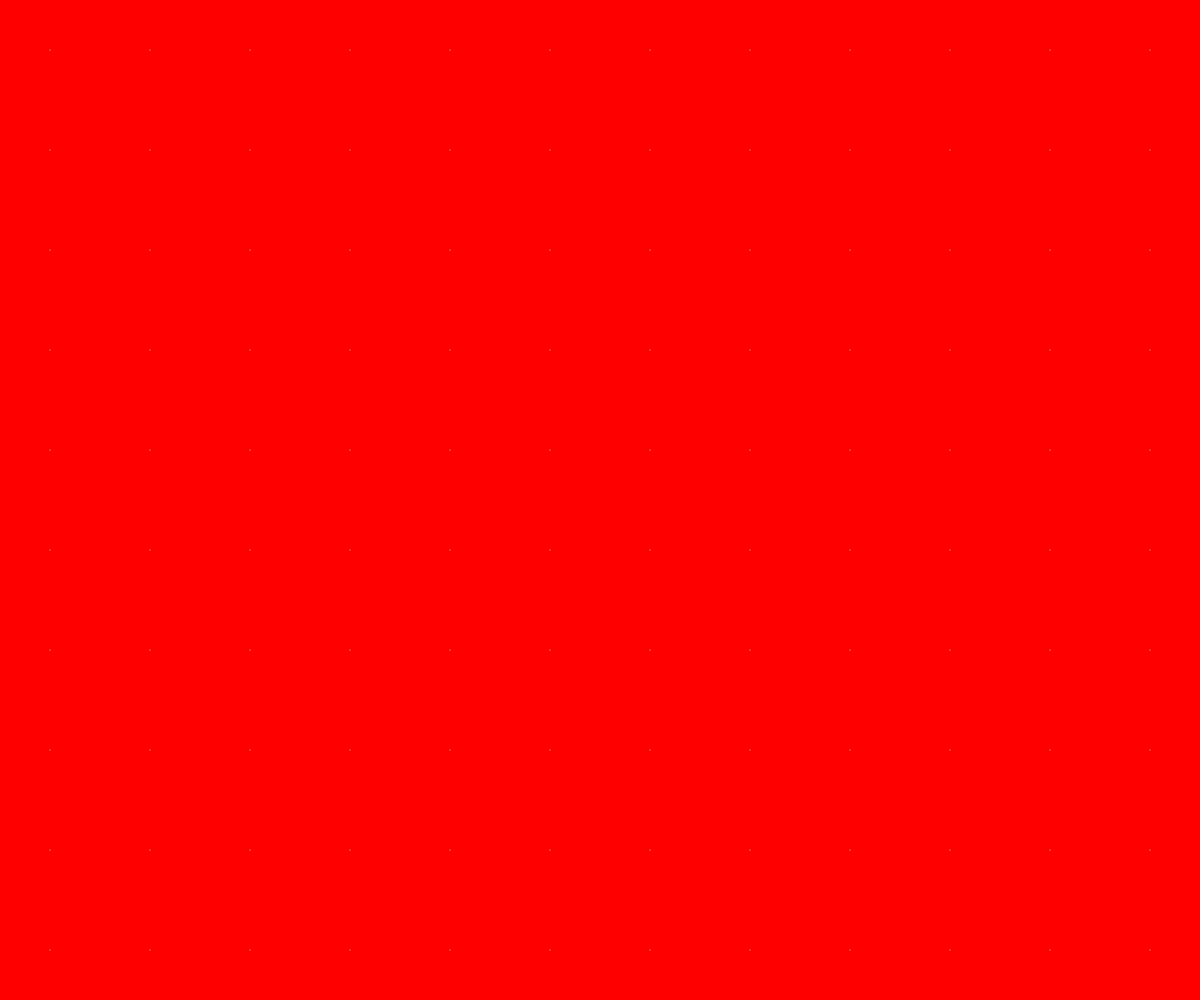
Frame 1 (no input)
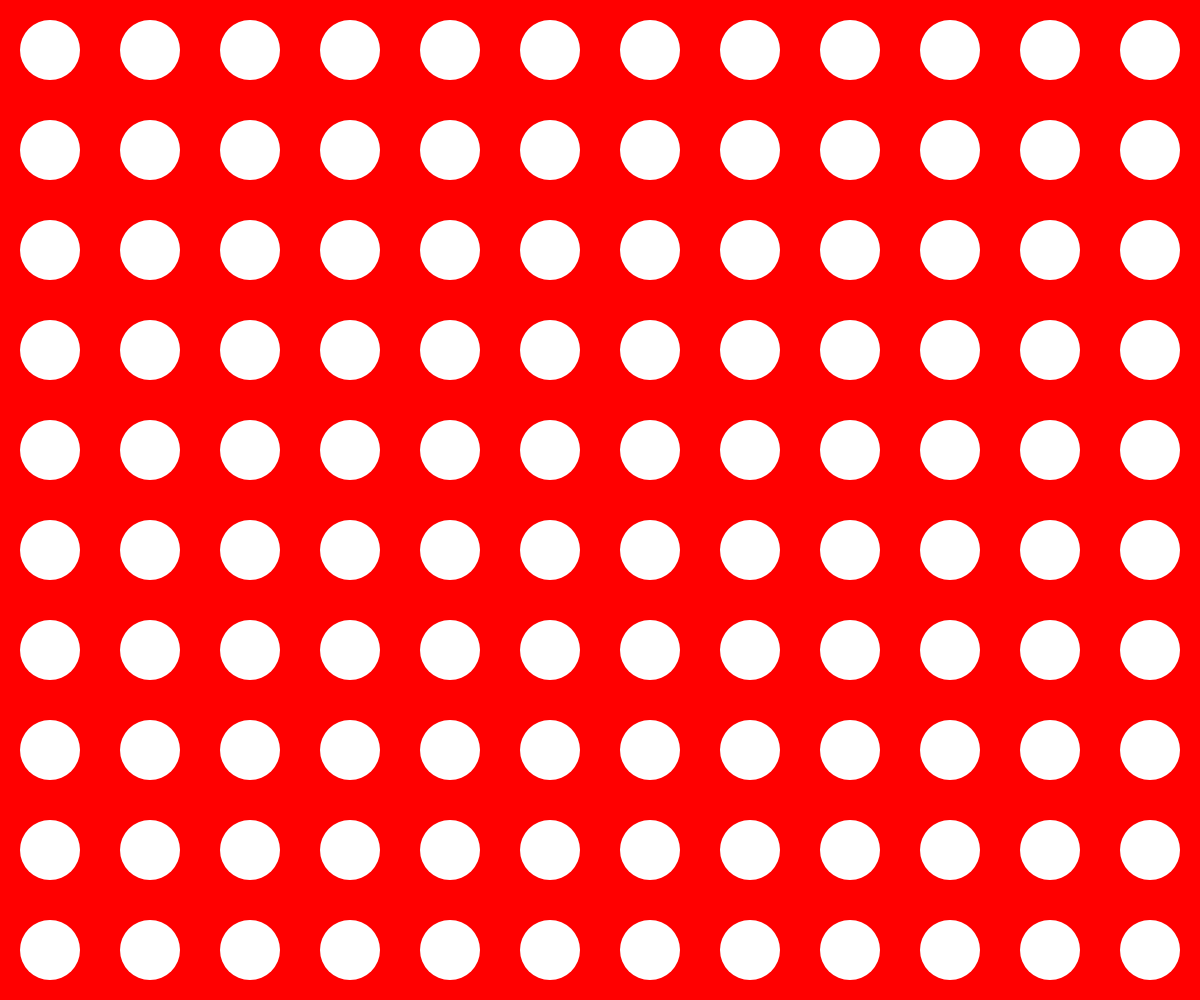
Frame 60 (no input)
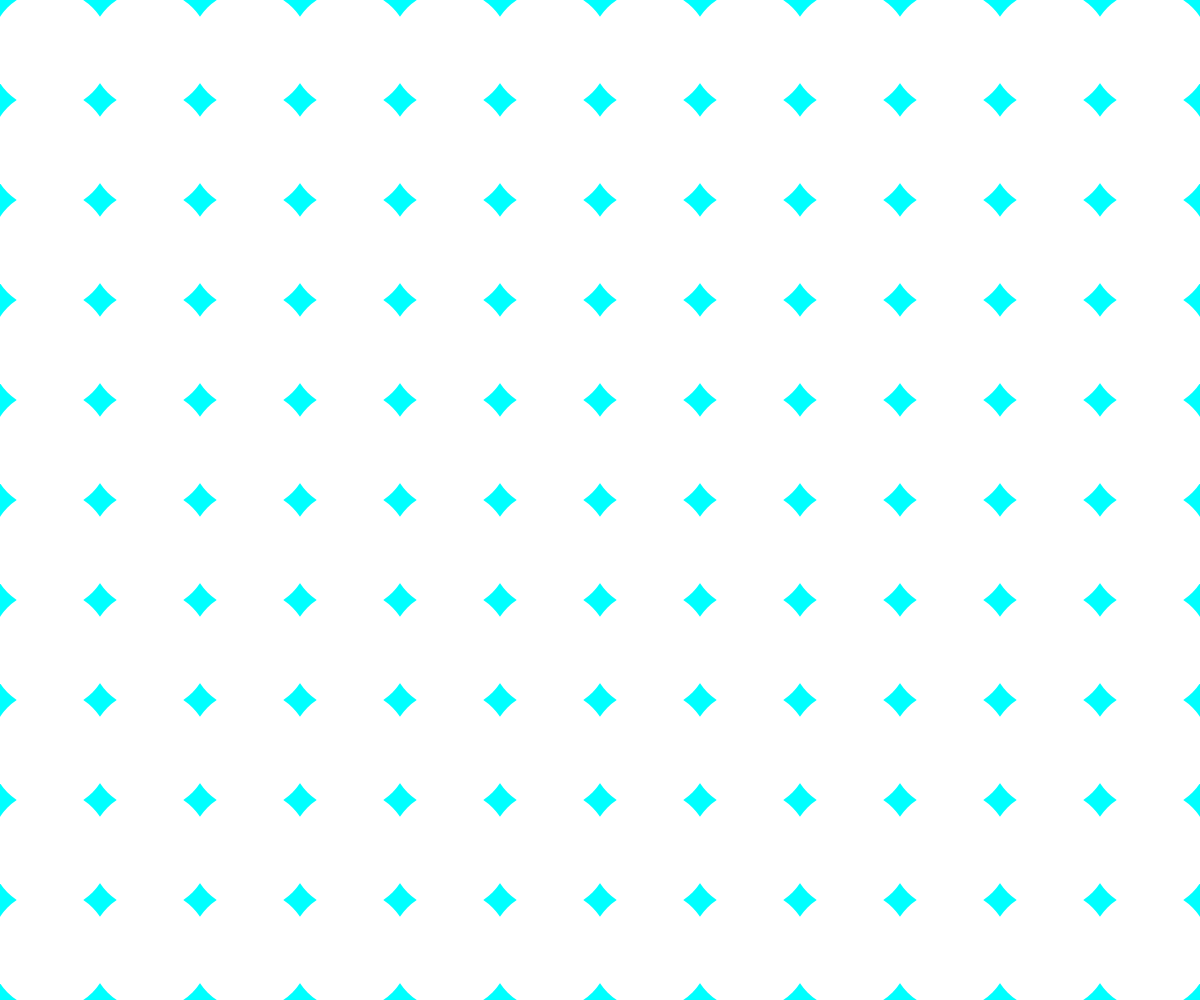
Frame 120 (the mouse pressed at the canvas centre since frame 60)

The p5.js sketch that drew these frames (run headless with seeded random() and noise() and a simulated clock; from frame 60 on, the mouse is pressed at the canvas centre):

// p5.js sketch
// ── sketch.js
var circles = []; //array to hold all circles
var col; //for background color

function setup() {
	createCanvas(windowWidth, windowHeight);

	colorMode(HSB);
	noStroke();

	//get an x and y value for each circle that we want to draw on the screen
	for(var x=0; x<width; x+=100){
		for(var y=0; y<height; y+=100){
			console.log(x + ", " + y);
			circles.push(new Circle(x+50, y+50));
		}
	}

	// console.log(circles);
}

function draw() {
	col = map(mouseX, 0, width, 0, 360);
	background(col, 100, 100);

	//draw and update all circles
	for(var i=0; i<circles.length; i++){	
		circles[i].update();
		circles[i].ellipse();
	}
}

function Circle(x, y){
	this.x = x;
	this.y = y;
	this.size = 0;
	this.isGrowing = true;

	this.ellipse = function(){
		ellipse(this.x, this.y, this.size, this.size);
	}

	this.update = function(){
		
		//set state
		if(this.size <= 0){
			this.isGrowing = true; 
		}
		if(this.size >= 140){
			this.isGrowing = false;
		}

		//update size
		if(this.isGrowing === true){
			this.size++;
		}
		if(this.isGrowing === false){
			this.size--;
		}

		// print(this.isGrowing);
	}
}
